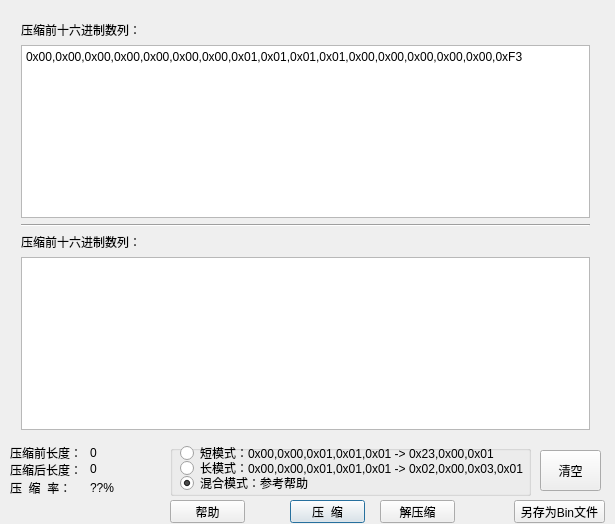
<?xml version="1.0" encoding="UTF-8"?>
<ui version="4.0">
 <class>Dialog</class>
 <widget class="QDialog" name="Dialog">
  <property name="geometry">
   <rect>
    <x>0</x>
    <y>0</y>
    <width>615</width>
    <height>524</height>
   </rect>
  </property>
  <property name="sizePolicy">
   <sizepolicy hsizetype="Expanding" vsizetype="Expanding">
    <horstretch>0</horstretch>
    <verstretch>0</verstretch>
   </sizepolicy>
  </property>
  <property name="windowTitle">
   <string>Hex RLE Tools</string>
  </property>
  <property name="sizeGripEnabled">
   <bool>false</bool>
  </property>
  <property name="modal">
   <bool>false</bool>
  </property>
  <widget class="QWidget" name="verticalLayoutWidget">
   <property name="geometry">
    <rect>
     <x>10</x>
     <y>10</y>
     <width>591</width>
     <height>431</height>
    </rect>
   </property>
   <layout class="QVBoxLayout" name="Vlayout">
    <property name="sizeConstraint">
     <enum>QLayout::SetMaximumSize</enum>
    </property>
    <item>
     <layout class="QVBoxLayout" name="verticalLayout_2">
      <item>
       <widget class="QLabel" name="label">
        <property name="text">
         <string>压缩前十六进制数列：</string>
        </property>
       </widget>
      </item>
      <item>
       <widget class="QTextEdit" name="textEdit_before">
        <property name="html">
         <string>&lt;!DOCTYPE HTML PUBLIC &quot;-//W3C//DTD HTML 4.0//EN&quot; &quot;http://www.w3.org/TR/REC-html40/strict.dtd&quot;&gt;
&lt;html&gt;&lt;head&gt;&lt;meta name=&quot;qrichtext&quot; content=&quot;1&quot; /&gt;&lt;style type=&quot;text/css&quot;&gt;
p, li { white-space: pre-wrap; }
&lt;/style&gt;&lt;/head&gt;&lt;body style=&quot; font-family:'宋体'; font-size:9pt; font-weight:400; font-style:normal;&quot;&gt;
&lt;p style=&quot; margin-top:0px; margin-bottom:0px; margin-left:0px; margin-right:0px; -qt-block-indent:0; text-indent:0px;&quot;&gt;0x00,0x00,0x00,0x00,0x00,0x00,0x00,0x01,0x01,0x01,0x01,0x00,0x00,0x00,0x00,0x00,0xF3&lt;/p&gt;&lt;/body&gt;&lt;/html&gt;</string>
        </property>
       </widget>
      </item>
     </layout>
    </item>
    <item>
     <widget class="Line" name="line">
      <property name="orientation">
       <enum>Qt::Horizontal</enum>
      </property>
     </widget>
    </item>
    <item>
     <layout class="QVBoxLayout" name="verticalLayout_3">
      <item>
       <widget class="QLabel" name="label_2">
        <property name="text">
         <string>压缩前十六进制数列：</string>
        </property>
       </widget>
      </item>
      <item>
       <widget class="QTextEdit" name="textEdit_after"/>
      </item>
     </layout>
    </item>
   </layout>
  </widget>
  <widget class="QPushButton" name="btn_compress">
   <property name="geometry">
    <rect>
     <x>290</x>
     <y>500</y>
     <width>75</width>
     <height>23</height>
    </rect>
   </property>
   <property name="text">
    <string>压  缩</string>
   </property>
  </widget>
  <widget class="QPushButton" name="btn_decompress">
   <property name="geometry">
    <rect>
     <x>380</x>
     <y>500</y>
     <width>75</width>
     <height>23</height>
    </rect>
   </property>
   <property name="text">
    <string>解压缩</string>
   </property>
  </widget>
  <widget class="QPushButton" name="btn_clear">
   <property name="geometry">
    <rect>
     <x>540</x>
     <y>450</y>
     <width>61</width>
     <height>41</height>
    </rect>
   </property>
   <property name="text">
    <string>清空</string>
   </property>
  </widget>
  <widget class="QLabel" name="label_3">
   <property name="geometry">
    <rect>
     <x>10</x>
     <y>480</y>
     <width>71</width>
     <height>16</height>
    </rect>
   </property>
   <property name="text">
    <string>压  缩  率：</string>
   </property>
  </widget>
  <widget class="QLabel" name="lb_compress_ratio">
   <property name="geometry">
    <rect>
     <x>90</x>
     <y>480</y>
     <width>81</width>
     <height>16</height>
    </rect>
   </property>
   <property name="text">
    <string>??%</string>
   </property>
  </widget>
  <widget class="QLabel" name="label_4">
   <property name="geometry">
    <rect>
     <x>10</x>
     <y>445</y>
     <width>71</width>
     <height>16</height>
    </rect>
   </property>
   <property name="text">
    <string>压缩前长度：</string>
   </property>
  </widget>
  <widget class="QLabel" name="label_5">
   <property name="geometry">
    <rect>
     <x>10</x>
     <y>462</y>
     <width>71</width>
     <height>16</height>
    </rect>
   </property>
   <property name="text">
    <string>压缩后长度：</string>
   </property>
  </widget>
  <widget class="QLabel" name="lb_before_length">
   <property name="geometry">
    <rect>
     <x>90</x>
     <y>445</y>
     <width>81</width>
     <height>16</height>
    </rect>
   </property>
   <property name="text">
    <string>0</string>
   </property>
  </widget>
  <widget class="QLabel" name="lb_after_length">
   <property name="geometry">
    <rect>
     <x>90</x>
     <y>461</y>
     <width>81</width>
     <height>16</height>
    </rect>
   </property>
   <property name="text">
    <string>0</string>
   </property>
  </widget>
  <widget class="QGroupBox" name="groupBox">
   <property name="geometry">
    <rect>
     <x>170</x>
     <y>445</y>
     <width>361</width>
     <height>51</height>
    </rect>
   </property>
   <property name="title">
    <string/>
   </property>
   <widget class="QRadioButton" name="rB_short_mode">
    <property name="geometry">
     <rect>
      <x>10</x>
      <y>0</y>
      <width>351</width>
      <height>16</height>
     </rect>
    </property>
    <property name="text">
     <string>短模式：0x00,0x00,0x01,0x01,0x01 -&gt; 0x23,0x00,0x01</string>
    </property>
    <property name="checked">
     <bool>false</bool>
    </property>
   </widget>
   <widget class="QRadioButton" name="rB_long_mode">
    <property name="geometry">
     <rect>
      <x>10</x>
      <y>15</y>
      <width>351</width>
      <height>16</height>
     </rect>
    </property>
    <property name="text">
     <string>长模式：0x00,0x00,0x01,0x01,0x01 -&gt; 0x02,0x00,0x03,0x01</string>
    </property>
   </widget>
   <widget class="QRadioButton" name="rB_mix_mode">
    <property name="geometry">
     <rect>
      <x>10</x>
      <y>30</y>
      <width>341</width>
      <height>16</height>
     </rect>
    </property>
    <property name="text">
     <string>混合模式：参考帮助</string>
    </property>
    <property name="checked">
     <bool>true</bool>
    </property>
   </widget>
  </widget>
  <widget class="QPushButton" name="btn_help_msg">
   <property name="geometry">
    <rect>
     <x>170</x>
     <y>500</y>
     <width>75</width>
     <height>23</height>
    </rect>
   </property>
   <property name="text">
    <string>帮助</string>
   </property>
  </widget>
  <widget class="QPushButton" name="btn_save_to_bin_file">
   <property name="geometry">
    <rect>
     <x>514</x>
     <y>500</y>
     <width>91</width>
     <height>23</height>
    </rect>
   </property>
   <property name="text">
    <string>另存为Bin文件</string>
   </property>
  </widget>
 </widget>
 <layoutdefault spacing="6" margin="11"/>
 <resources/>
 <connections/>
</ui>
